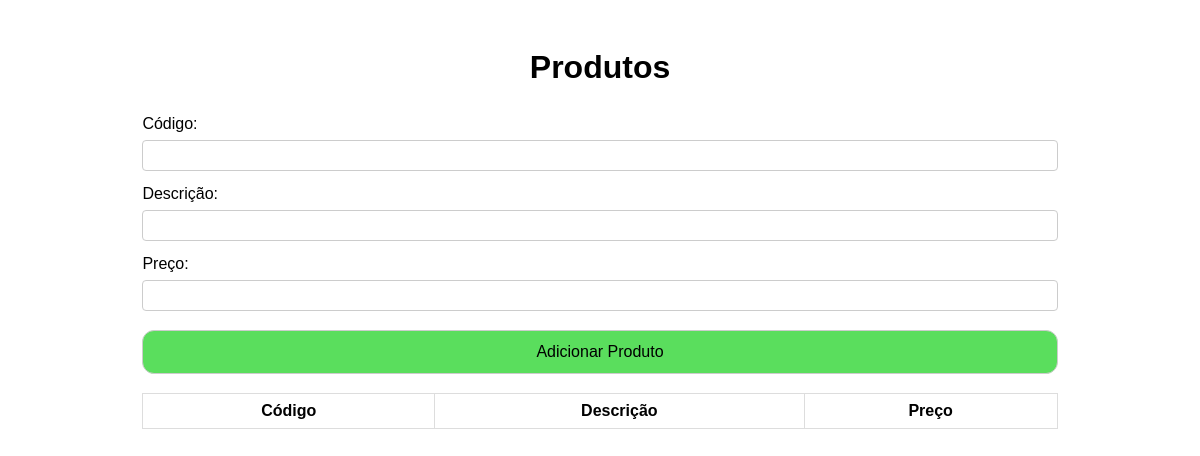
/, run on an earlier commit of the app's database.
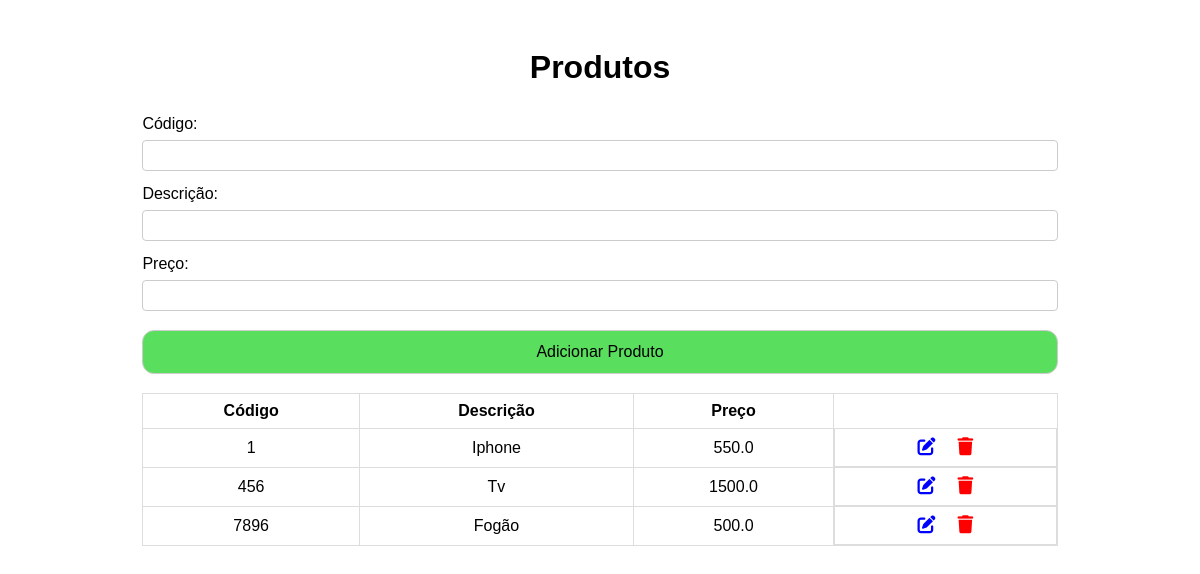
And on a later commit of the database.
### tables this page shows
CREATE TABLE products (
        code INTEGER PRIMARY KEY AUTOINCREMENT,
        name TEXT NOT NULL,
        price REAL NOT NULL
    );

### app.py (the view)
@app.route('/')
def index():
    products = query_db('select * from products')
    return render_template('index.html', products=products)

### app.py (called while the page is built)
def query_db(query, args=(), one=False):
    with sqlite3.connect(DATABASE) as conn:
        cur = conn.cursor()
        cur.execute(query, args)
        rv = cur.fetchall()
        return (rv[0] if rv else None) if one else rv

### templates/index.html
{% extends 'layout.html' %}
{% block content %}
<h1 class="title">Produtos</h1>
<form class="form__products" action="/add" method="post">
    <label class="form__products-label" for="code">Código:</label>
    <input class="form__products-input" type="text" name="code" required>
    <label class="form__products-label" for="description">Descrição:</label>
    <input class="form__products-input" type="text" name="description" required>
    <label class="form__products-label" for="price">Preço:</label>
    <input class="form__products-input" type="text" name="price" required>
    <button class="form__products-btn" type="submit">Adicionar Produto</button>
</form>
<table class="product__table">
    <tr>
        <th>Código</th>
        <th>Descrição</th>
        <th>Preço</th>
    </tr>
    {% for product in products %}
    <tr>
        <td>{{ product[0] }}</td>
        <td>{{ product[1] }}</td>
        <td>{{ product[2] }}</td>
        <td class="product__table-actions">
            <a class="product__table-action--update" href="{{ url_for('update_product', code=product[0]) }}">
                <i class="fa-solid fa-pen-to-square"></i>
            </a>
            <a class="product__table-action--delete" href="{{ url_for('delete_product', code=product[0]) }}" onclick="return confirm('Você tem certeza?')">
                <i class="fa-solid fa-trash"></i>
            </a>
        </td>
    </tr>
    {% endfor %}
</table>
{% endblock %}

### templates/layout.html (shortened to what this page needs)
<!DOCTYPE html>
<html lang="en">
<head>
    <link rel="stylesheet" href="{{ url_for('static', filename='css/styles.css') }}">
    <link rel="stylesheet" href="https://cdnjs.cloudflare.com/ajax/libs/font-awesome/6.4.2/css/all.min.css" />
</head>
<body>
    <div class="container">
        {% block content %}{% endblock %}
    </div>
</body>
</html>

### static/css/styles.css (style rules this page uses)
body { font-family: Arial, sans-serif; padding: 20px; }
.container { width: 80%; margin: 0 auto; }
.title { text-align: center; }
.form__products { display: flex; flex-direction: column; gap: 7px; }
.form__products-label { margin-top: 7px; }
.form__products-input { padding: 7px; border: 1px solid #ccc; border-radius: 4px; }
.form__products-btn { margin: 12px 0 19px 0; padding: 12px 7px; border: 1px solid #ccc; cursor: pointer; font-size: 16px; background-color: #5ade5d; border-radius: 12px; }
.product__table { width: 100%; border-collapse: collapse; }
.product__table-actions { display: flex; justify-content: center; gap: 22px; }
.product__table-action--update { color: rgb(0, 0, 255); font-size: 18px; }
.product__table-action--delete { color: rgb(255, 0, 0); font-size: 18px; }
table, th, td { border: 1px solid #ddd; }
th, td { padding: 8px 12px; }
td { text-align: center; }

What changed in the data, as far as the page shows it:
added products: code "1", name "Iphone", price "550.0"
added products: code "456", name "Tv", price "1500.0"
added products: code "7896", name "Fogão", price "500.0"
